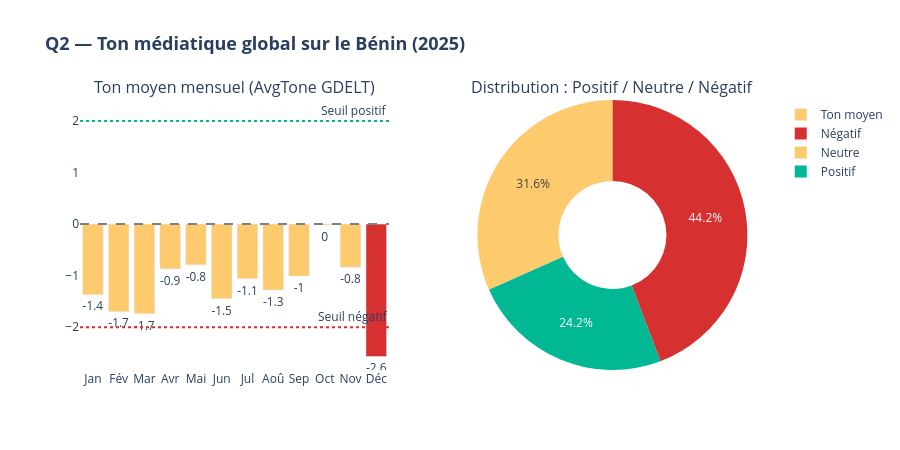

This figure's notebook cell:
### Markdown cell above
---

## Q2 — Le ton médiatique est-il positif, neutre ou négatif ?

**Visualisation 2 : Évolution du ton médiatique moyen par mois**

Le score  de GDELT mesure le sentiment moyen des articles (de -100 très négatif à +100 très positif).  
Un ton négatif signale des couvertures liées à des crises, conflits ou problèmes. Un ton positif signale des développements favorables.

### Code cell
# ── Q2 — VISUALIZATION 2 : Tone evolution over time ──────────
tone_monthly = (
    df.groupby("event_month", as_index=False)
    .agg(
        avg_tone=("AvgTone", "mean"),
        avg_goldstein=("GoldsteinScale", "mean"),
        pct_crisis=("is_crisis_period", "mean")
    )
)
tone_monthly["month_label"] = tone_monthly["event_month"].map(MONTH_LABELS)
tone_monthly["color"] = tone_monthly["avg_tone"].apply(
    lambda v: "#d63031" if v < -2 else ("#00b894" if v > 2 else "#fdcb6e")
)

fig2 = make_subplots(
    rows=1, cols=2,
    specs=[[{"type": "xy"}, {"type": "pie"}]],
    subplot_titles=(
        "Ton moyen mensuel (AvgTone GDELT)",
        "Distribution : Positif / Neutre / Négatif"
    )
)

# Left: line + bar tone over months
fig2.add_trace(
    go.Bar(
        x=tone_monthly["month_label"],
        y=tone_monthly["avg_tone"].round(2),
        marker_color=tone_monthly["color"],
        name="Ton moyen",
        text=tone_monthly["avg_tone"].round(1),
        textposition="outside"
    ),
    row=1, col=1
)
fig2.add_hline(y=0, line_dash="dash", line_color="gray", row=1, col=1)
fig2.add_hline(y=2, line_dash="dot",  line_color="#00b894",
               annotation_text="Seuil positif", row=1, col=1)
fig2.add_hline(y=-2, line_dash="dot", line_color="#d63031",
               annotation_text="Seuil négatif", row=1, col=1)

# Right: pie distribution
tone_dist = df["tone_category"].value_counts().reset_index()
fig2.add_trace(
    go.Pie(
        labels=tone_dist["tone_category"],
        values=tone_dist["count"],
        marker_colors=["#d63031", "#fdcb6e", "#00b894"],
        hole=0.4,
        name="Distribution"
    ),
    row=1, col=2
)

fig2.update_layout(
    height=450,
    title_text="<b>Q2 — Ton médiatique global sur le Bénin (2025)</b>",
    title_font_size=18,
    plot_bgcolor="white",
    paper_bgcolor="white"
)
fig2.show()

tone_dist_dict = df["tone_category"].value_counts(normalize=True).mul(100).round(1).to_dict()
print("\nInsight Q2 :")
for k, v in tone_dist_dict.items():
    print(f"  {k} : {v}%")

### Figure 1 — Plotly figure (JSON) as saved in the notebook; plotly's stock layout.template omitted (floating-point values rounded to 4 significant figures)
{"data": [{"marker": {"color": ["#fdcb6e", "#fdcb6e", "#fdcb6e", "#fdcb6e", "#fdcb6e", "#fdcb6e", "#fdcb6e", "#fdcb6e", "#fdcb6e", "#fdcb6e", "#fdcb6e", "#d63031"]}, "name": "Ton moyen", "text": [-1.4, -1.7, -1.7, -0.9, -0.8, -1.5, -1.1, -1.3, -1.0, -0.0, -0.8, -2.6], "textposition": "outside", "type": "bar", "x": ["Jan", "Fév", "Mar", "Avr", "Mai", "Jun", "Jul", "Aoû", "Sep", "Oct", "Nov", "Déc"], "xaxis": "x", "y": [-1.37, -1.7, -1.74, -0.87, -0.79, -1.45, -1.06, -1.28, -1.01, -0.02, -0.84, -2.57], "yaxis": "y"}, {"domain": {"x": [0.55, 1], "y": [0, 1]}, "hole": 0.4, "labels": ["Négatif", "Neutre", "Positif"], "marker": {"colors": ["#d63031", "#fdcb6e", "#00b894"]}, "name": "Distribution", "type": "pie", "values": [13928, 9966, 7610]}], "layout": {"annotations": [{"font": {"size": 16}, "showarrow": false, "text": "Ton moyen mensuel (AvgTone GDELT)", "x": 0.225, "xanchor": "center", "xref": "paper", "y": 1, "yanchor": "bottom", "yref": "paper"}, {"font": {"size": 16}, "showarrow": false, "text": "Distribution : Positif / Neutre / Négatif", "x": 0.775, "xanchor": "center", "xref": "paper", "y": 1, "yanchor": "bottom", "yref": "paper"}, {"showarrow": false, "text": "Seuil positif", "x": 1, "xanchor": "right", "xref": "x domain", "y": 2, "yanchor": "bottom", "yref": "y"}, {"showarrow": false, "text": "Seuil négatif", "x": 1, "xanchor": "right", "xref": "x domain", "y": -2, "yanchor": "bottom", "yref": "y"}], "height": 450, "paper_bgcolor": "white", "plot_bgcolor": "white", "shapes": [{"line": {"color": "gray", "dash": "dash"}, "type": "line", "x0": 0, "x1": 1, "xref": "x domain", "y0": 0, "y1": 0, "yref": "y"}, {"line": {"color": "#00b894", "dash": "dot"}, "type": "line", "x0": 0, "x1": 1, "xref": "x domain", "y0": 2, "y1": 2, "yref": "y"}, {"line": {"color": "#d63031", "dash": "dot"}, "type": "line", "x0": 0, "x1": 1, "xref": "x domain", "y0": -2, "y1": -2, "yref": "y"}], "title": {"font": {"size": 18}, "text": "<b>Q2 — Ton médiatique global sur le Bénin (2025)</b>"}, "xaxis": {"anchor": "y", "domain": [0, 0.45]}, "yaxis": {"anchor": "x", "domain": [0, 1]}}}
